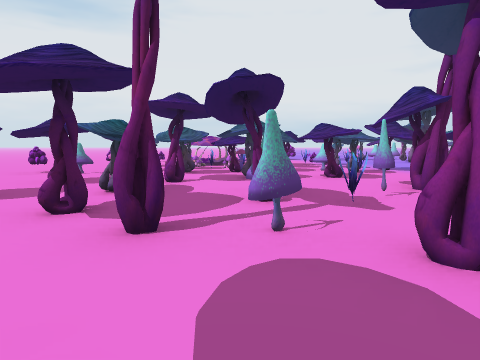
View 1 (above)

24 first-person views from a walk through a 3-D level made in the Unity game engine. The camera is 1.3 m above the floor, tilts 6° down and sees 75° across. The floor is counted in squares, 2 m on a side. Each view is taken from the middle of a square. On the plan, view 1 faces up. The plan holds only what a view shows up to about 10 squares ahead; the rest is blank. The place goes on beyond the plan. Some animated figures are left out.

View 2
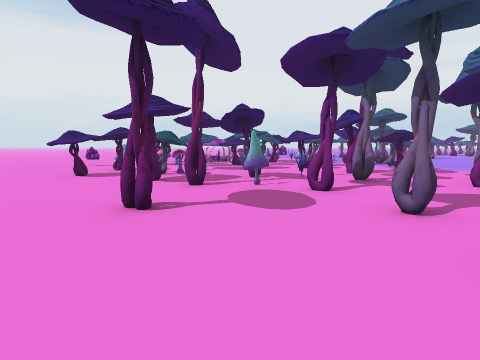

View 3
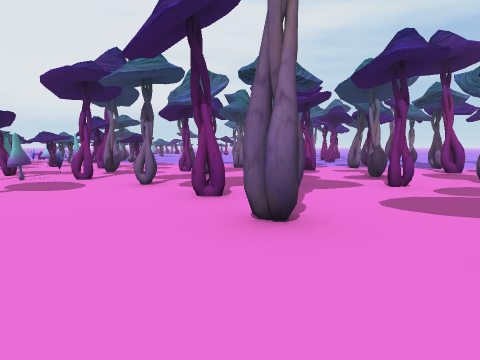

View 4
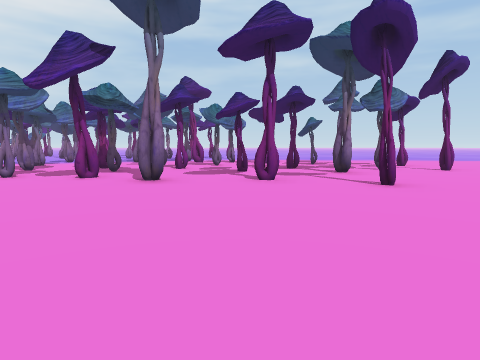

View 5
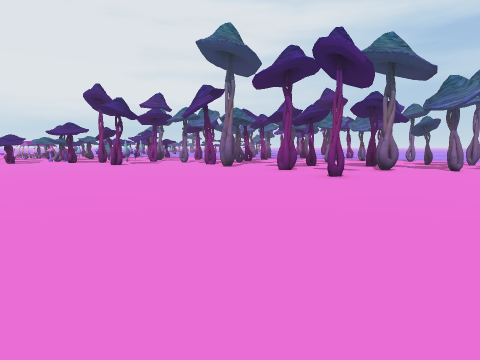

View 6
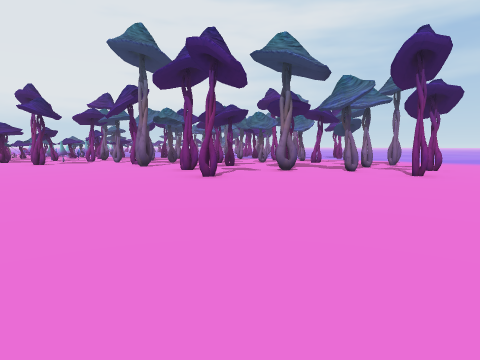

View 7
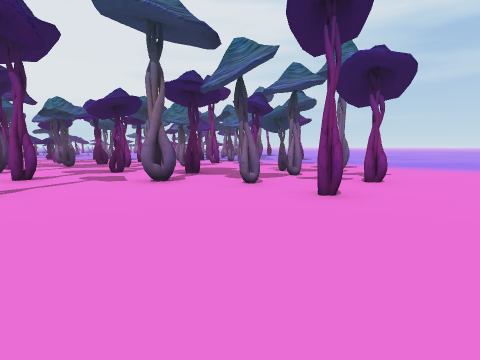

View 8
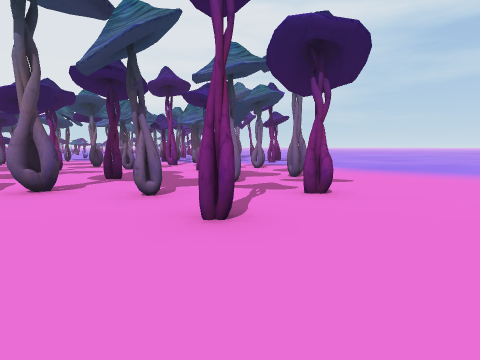

View 9
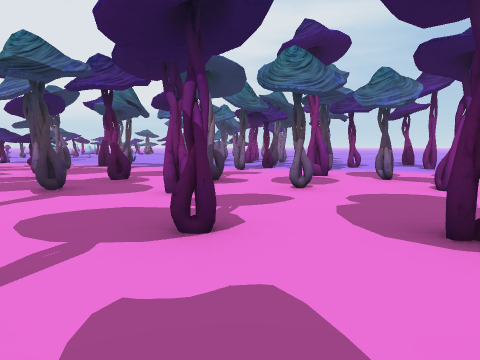

View 10
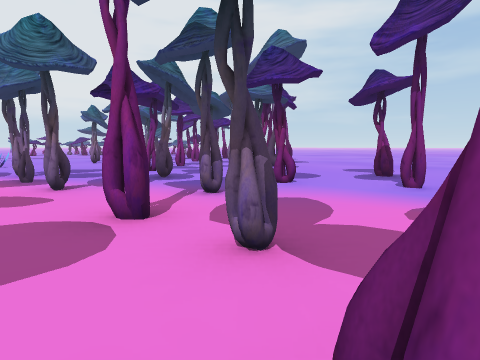

View 11
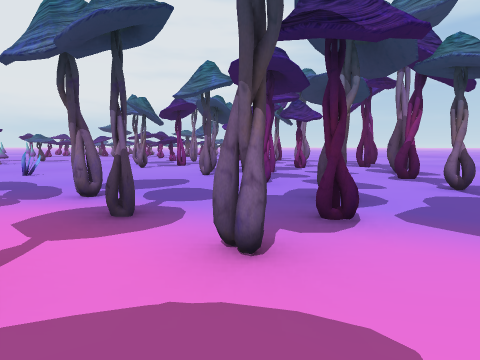

View 12
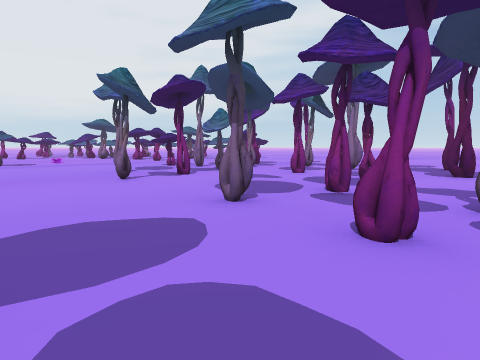

View 13
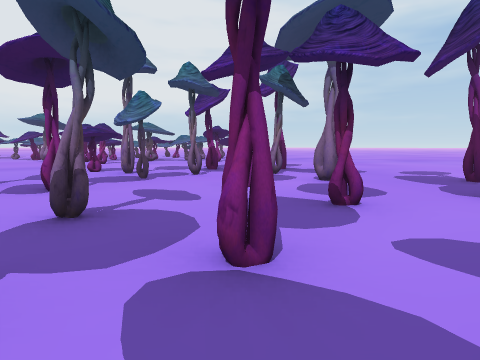

View 14
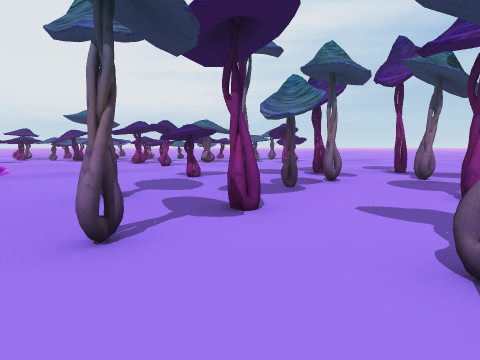

View 15
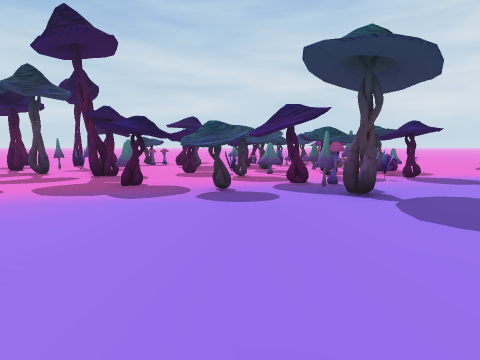

View 16
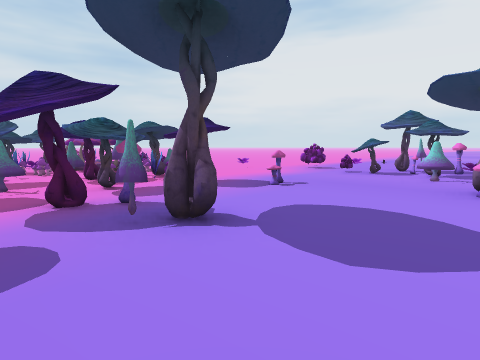

View 17
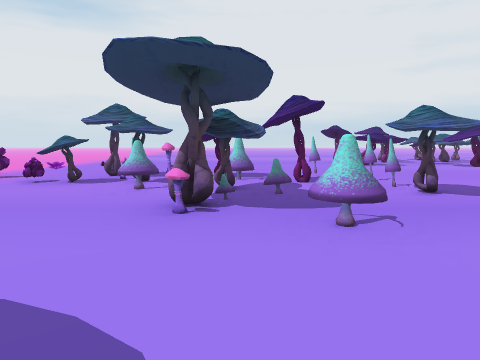

View 18
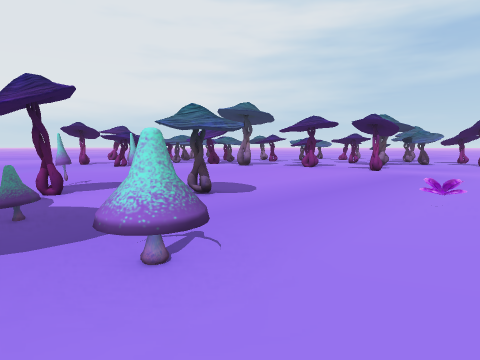

View 19
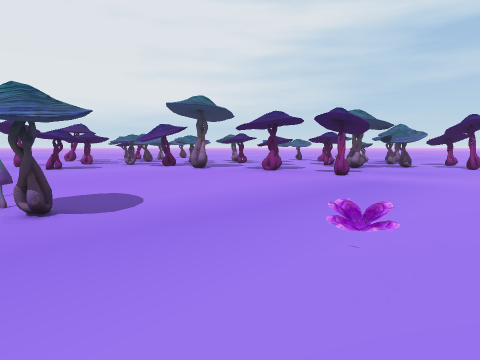

View 20
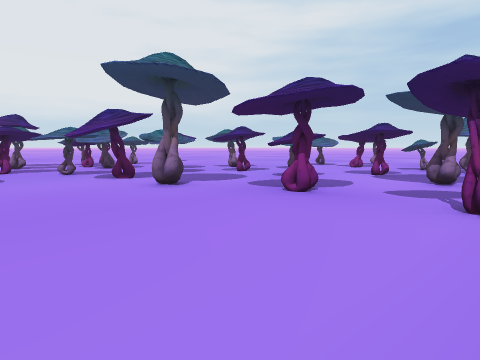

View 21
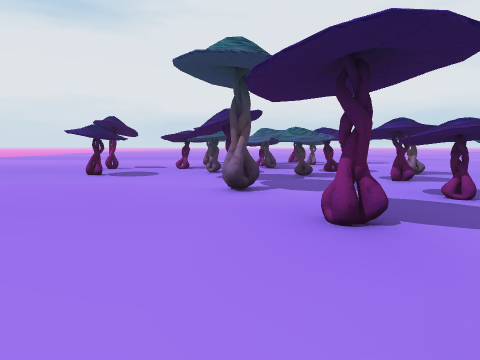

View 22
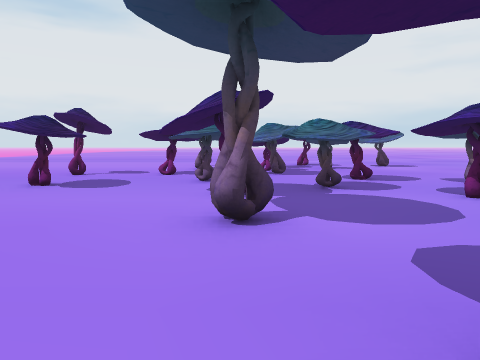

View 23
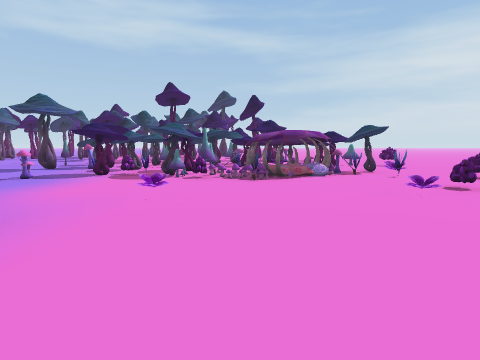

View 24
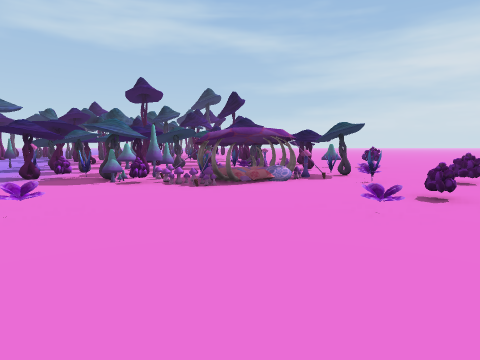

### Floor plan
Key: @ floor where view 1 was taken; # wall or solid block; x gap in a wall; . floor; ^ raised ledge; T thing the floor can be seen under or through; O other object.
Columns run from 6 left of view 1 to 21 right of it. Each row starts with its distance up from view 1.
 24                .....#  #....
 23                ...#....#....
 22                 .....#..#.#.
 21                 ...#...##...
 20                .......#..#.#
 19       .....    ............
 18      ........ ...........#..
 17     .....OOxO#..#......#....
 16    .......O^#OT..#..........
 15   ..O..O...##.T........#..#.
 14   O...........T..#........##
 13  ....OO...O..O.#...........#
 12 .O.OOOO#...O......O........
 11 ..O# OO###O..........#....
 10 ...##O####O.#.........#...
  9 ...#########.......#....#...
  8 .O#  ## #####.............#.
  7 ......x.#. ##..O........#...
  6 ..#... ...............#.....
  5 ....#Ox..#.........#....#...
  4 ..#.#.#O#...  ....#..#......
  3  ...#....#.#. .....#.....#.
  2   ....x...#.#....#.....#.
  1   ........#...#....#..#..
  0   ...#@.#....#...#..#....
 -1  ..........#..#.#..#...
 -2  ...........#.....#....
 -3  ......#...#..#.#...#...
 -4  ...........#......#....
 -5  .........#..........
 -6  ......#......#.
 -7 ...........#.....
 -8 ......#..#...#....
 -9 ..........#.#.#....
-10 ....................
-11 ..........#.#.......
-12   .................
-13   ...........

Positions as (right, up) in squares from view 1, and headings:
1: (0, 0), facing up
2: (0, -3), facing up
3: (-1, -5), facing up-right
4: (-5, -5), facing right
5: (-6, -11), facing up-right
6: (-4, -13), facing up-right
7: (0, -13), facing up-right
8: (2, -13), facing up-right
9: (2, -7), facing up-right
10: (7, -6), facing up-right
11: (7, -2), facing up-right
12: (9, 1), facing up-right
13: (12, 2), facing up-right
14: (11, 5), facing up-right
15: (10, 8), facing left
16: (8, 8), facing up-left
17: (8, 10), facing up
18: (8, 11), facing up-right
19: (10, 11), facing up-right
20: (13, 14), facing up-right
21: (16, 14), facing up
22: (16, 16), facing up
23: (0, 19), facing down
24: (-1, 18), facing down
